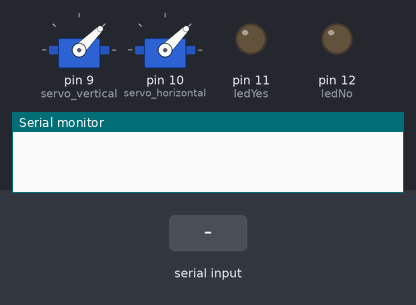
Recording of a sketch running on a simulated Arduino Uno, built with avr-gcc and run on an emulated ATmega328P. On the bench: 2 × servo, output pins drawn as LEDs (lit = HIGH), the last lines printed to the serial monitor. Inputs (shaded band) come from the test bench.

Above: at 1.2 s.
1.3 s: "0" received over Serial
At 2.2 s:
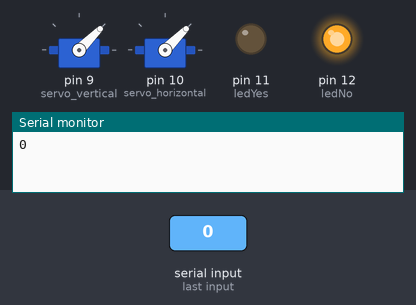
2.8 s: "1" received over Serial
At 3.3 s:
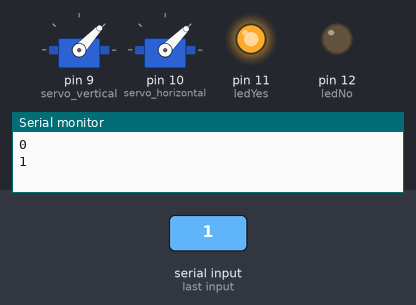
Timing chart, 0 to 5.8 s (numbered marks = the images above; inputs shaded):
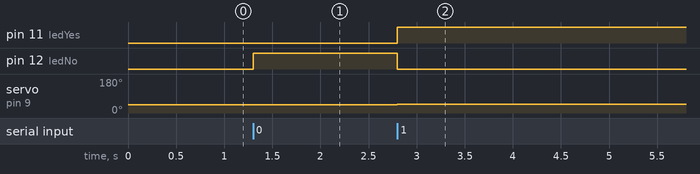

Measured:
- after the input at 1.3 s, pin 12 (ledNo): LOW → HIGH at once
- after the input at 2.8 s, pin 11 (ledYes): LOW → HIGH at once; pin 12 (ledNo): HIGH → LOW at once; servo on pin 9 (servo_vertical): 45° → 47° at once

The sketch:

sketch_oct21a.ino
```cpp
#include <Servo.h>
#include <math.h>
#include <string.h>

Servo servo_vertical;
Servo servo_horizontal;

int currentPosVertical = 45;
int currentPosHorizontal = 45;

int ledYes = 11;
int ledNo = 12;
//
char command;
float sp = 2.0;

void setup()
{
  servo_vertical.attach(9);
  servo_horizontal.attach(10);

  Serial.begin(9600);

  pinMode(ledYes, OUTPUT);
  pinMode(ledNo, OUTPUT);

  servo_horizontal.write(currentPosHorizontal);
  servo_vertical.write(currentPosVertical);
}

void loop()
{
  if (Serial.available() > 0)
  {
    command = Serial.read();
    Serial.println(command);
    if(command == '0')
    {
      //Idle
      digitalWrite(ledNo, HIGH);
      digitalWrite(ledYes, LOW);
    }
    else
    {
      digitalWrite(ledNo, LOW);
      digitalWrite(ledYes, HIGH);
    }

    if(command == '1')
    {
      turnUp();
    }
    if(command == '2')
    {
      turnDown();
    }
    if(command == '3')
    {
      idle_vertical();
    }

    if(command == '4')
    {
      turnRight();
    }
    if(command == '5')
    {
      turnLeft();
    }
    if(command == '6')
    {
      idle_horizontal();
    }
  }
}

void idle_vertical()
{
  servo_vertical.write(currentPosVertical);
}

void turnUp()
{
  currentPosVertical += sp;
  servo_vertical.write(currentPosVertical);
}

void turnDown()
{
  currentPosVertical -= sp;
  servo_vertical.write(currentPosVertical);
}

void idle_horizontal()
{
  servo_horizontal.write(currentPosHorizontal);
}

void turnLeft()
{
  currentPosHorizontal -= sp;
  servo_horizontal.write(currentPosHorizontal);
}

void turnRight()
{
  currentPosHorizontal += sp;
  servo_horizontal.write(currentPosHorizontal);
}
```
